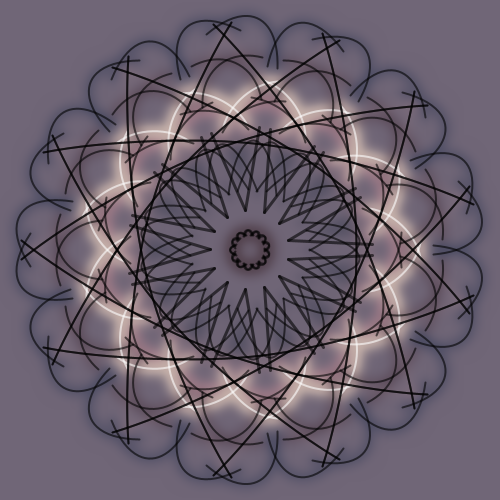
Frame 1 (no input)
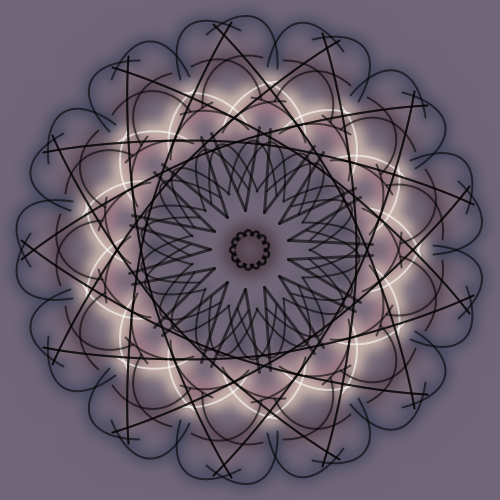
Frame 2 (the mouse pressed at the canvas centre, redrawn once)

The Processing sketch that drew these frames (run headless with seeded random() and noise(); the mouse was pressed at the canvas centre and the sketch redrawn once):

// Processing sketch: kaleidoscope
// ── kaleidoscope.pde
// Kaleidoscope by Nicole Ajoy

int numPattern = 26;
float theta;
float rot = 2*PI/numPattern;
float delta_theta = 0.02;
color[] colors = {
  #52414C,
  #565264,
  #706677,
  #A6808C,
  #CCB7AE,
  #54414E,
  #3A405A,
  #042A2B
};
    
void setup() {
  size(500, 500);
  background(#706677);
  noStroke();
  colorMode(HSB);
  noFill();
  theta = 0;
  noLoop();
  smooth();
}

void drawLines(float x1, float y1, float x2, float y2, int sw, color c) {
  int s = 1;

  for(int i=0; i<numPattern; i++) {
    rotate(rot);
    pushMatrix();
    scale(s, 1);
    
    stroke(c);
    strokeWeight(sw);
    line(x1, y1, x2, y2);

    popMatrix();
    s *= -1;
  }
}

void drawArcs(float cx, float cy, float w, float h, float rotEllip, float a1, float a2, int sw, color c) {
  int s = 1;
  float rotang  = 0; //rot;

  for(int i=0; i<numPattern; i++) {
    pushMatrix();
    rotate(rotang);
    scale(s, 1);
    
    pushMatrix();
    translate(cx, cy);
    rotate(rotEllip);
    stroke(c);
    strokeWeight(sw);
    arc(cx, cy, w, h, a1, a2);

    popMatrix();
    popMatrix();
    s *= -1;
    rotang += rot;
  }
}

void draw() {
  translate(width/2, height/2);

  drawArcs(0, 0, 40, 13, 0.2, -PI/4, PI/4, 12, colors[0]);
  drawArcs(15, 0, 160, 50, 0.1, -PI*0.4, PI*0.4, 12, colors[1]);
  drawLines(40, 0, 120, 24, 12, colors[2]);
  drawArcs(45, 25, 100, 120, PI/13, -PI/3, PI/13, 13, colors[3]);
  drawArcs(40, 50, 70, 100, PI/20, -PI/4, PI/4, 13, colors[4]);
  drawArcs(40, 50, 150, 110, PI/20, -PI/4, PI/4, 5, colors[5]);
  drawArcs(40, 50, 250, 110, PI/20, -PI/4, PI/4, 5, colors[6]);
  drawArcs(40, 50, 50, 310, PI/20, -PI/4, PI/4, 2, colors[7]);
  drawArcs(40, 50, 50, 310, PI/20, -PI/4, PI/4, 2, colors[3]);

  filter(BLUR, 5);
  
  drawLines(40, 0, 120, 24, 3, color(0,150));
  drawArcs(15, 0, 160, 50, 0.1, -PI*0.4, PI*0.4, 2, color(0,150));
  drawArcs(0, 0, 40, 13, 0.2, -PI/4, PI/4, 2, color(0,150));
  drawArcs(45, 25, 100, 120, PI/13, -PI/3, PI/13, 2, color(0,150));
  drawArcs(40, 50, 70, 100, PI/20, -PI/4, PI/4, 2, color(255,150));
  drawArcs(40, 50, 150, 110, PI/20, -PI/4, PI/4, 2, color(0,150));
  drawArcs(40, 50, 250, 110, PI/20, -PI/4, PI/4, 2, color(0,150));
  drawArcs(40, 50, 50, 310, PI/20, -PI/4, PI/4, 2, color(0,150));
  drawArcs(40, 50, 50, 310, PI/20, -PI/4, PI/4, 2, color(0,150));
  
  save("kaleidoscopeNA.tif");
}
